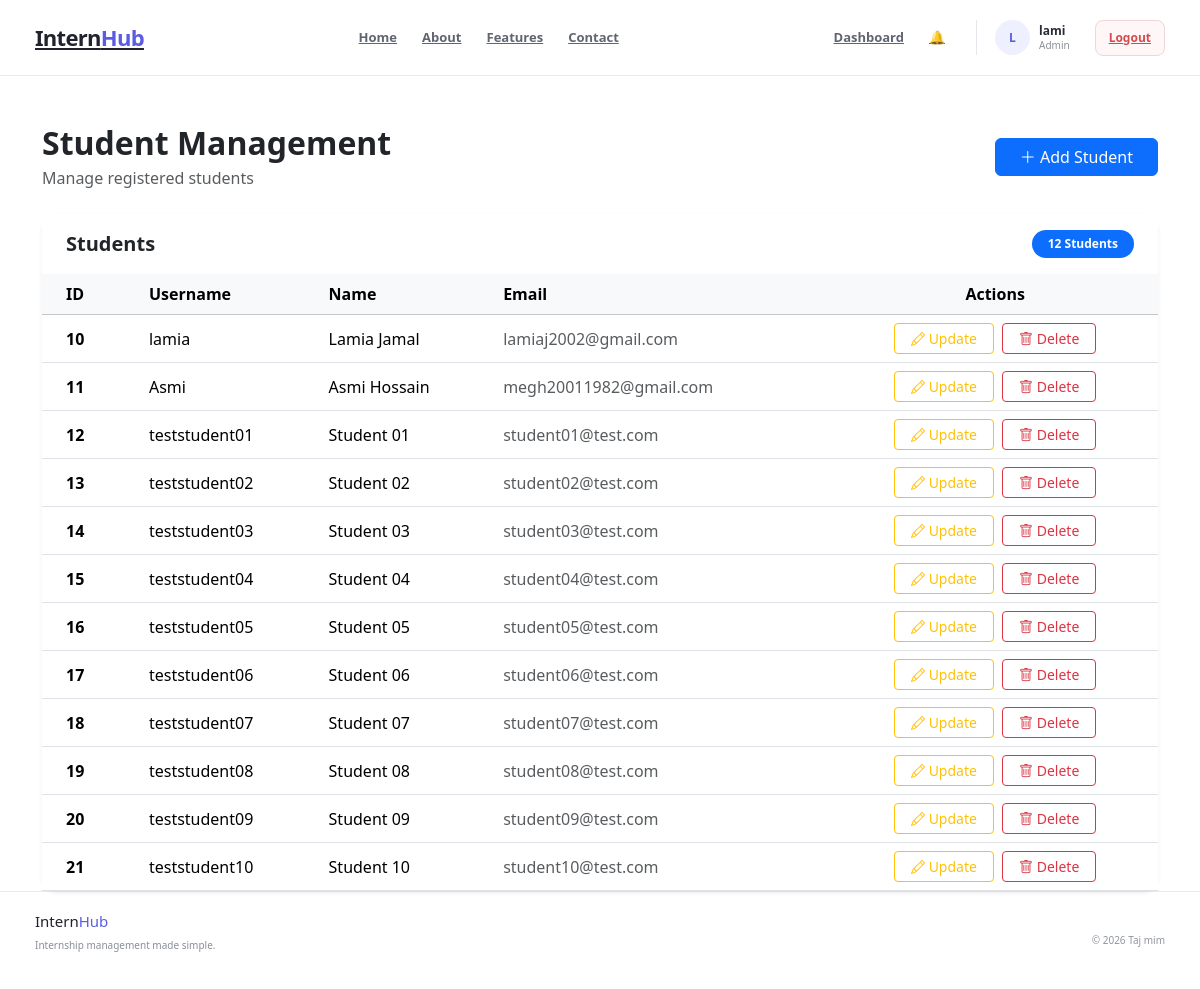
The page /admin-students/ (signed in) on the database its author committed.
### accounts/models.py (models this page shows, shortened)
class User(AbstractUser):
    class Role(models.TextChoices):
        STUDENT = "STUDENT", "Student"
        COMPANY = "COMPANY", "Company"
        ADMIN = "ADMIN", "Admin"
    email = models.EmailField(unique=True)
    role = models.CharField(
        max_length=20,
        choices=Role.choices,
        default=Role.STUDENT
    )
    objects = CustomUserManager()

### internship/views.py (the view)
# urls.py: path("admin-students/", views.student_list, name="student_list"),
@login_required
def student_list(request):
    if request.user.role != User.Role.ADMIN:
        return redirect("dashboard")
    students = User.objects.filter(
        role=User.Role.STUDENT
    ).order_by("id")
    return render(
        request,
        "student_list.html",
        {
            "students": students
        }
    )

### accounts/context_processors.py (called while the page is built)
def notifications(request):
    if not request.user.is_authenticated:
        return {
            "unread_notifications_count": 0,
            "nav_notifications": [],
        }
    user_notifications = Notification.objects.filter(
        user=request.user
    )
    return {
        "unread_notifications_count": user_notifications.filter(
            is_read=False
        ).count(),
        "nav_notifications": user_notifications[:5],
    }

### internship/templates/student_list.html (shortened to what this page needs)
{% extends "accounts/base.html" %}
{% block content %}
<link
    href="https://cdn.jsdelivr.net/npm/bootstrap@5.3.2/dist/css/bootstrap.min.css"
    rel="stylesheet"
>
<link
    href="https://cdn.jsdelivr.net/npm/bootstrap-icons@1.11.3/font/bootstrap-icons.min.css"
    rel="stylesheet"
>
<div class="container mt-5">
    <div class="d-flex justify-content-between align-items-center mb-4">
        <div>
            <h2 class="fw-bold mb-1">Student Management</h2>
            <p class="text-muted mb-0">
                Manage registered students
            </p>
        </div>
        <a href="{% url 'student_add' %}" class="btn btn-primary px-4">
            <i class="bi bi-plus-lg"></i>
            Add Student
        </a>
    </div>
    <div class="card border-0 shadow-sm rounded-4">
        <div class="card-header bg-white border-0 py-3 px-4">
            <div class="d-flex justify-content-between align-items-center">
                <h5 class="mb-0 fw-semibold">
                    Students
                </h5>
                <span class="badge bg-primary rounded-pill px-3 py-2">
                    {{ students|length }} Students
                </span>
            </div>
        </div>
        <div class="card-body p-0">
            <div class="table-responsive">
                <table class="table table-hover align-middle mb-0">
                    <thead class="table-light">
                        <tr>
                            <th class="px-4">ID</th>
                            <th>Username</th>
                            <th>Name</th>
                            <th>Email</th>
                            <th class="text-center">Actions</th>
                        </tr>
                    </thead>
                    <tbody>
                        {% for student in students %}
                        <tr>
                            <td class="px-4 fw-semibold">
                                {{ student.id }}
                            </td>
                            <td>
                                {{ student.username }}
                            </td>
                            <td>
                                <div class="fw-medium">
                                    {{ student.first_name }}
                                    {{ student.last_name }}
                                </div>
                            </td>
                            <td class="text-muted">
                                {{ student.email }}
                            </td>
                            <td class="text-center">
                                <a
                                    href="{% url 'student_edit' student.id %}"
                                    class="btn btn-sm btn-outline-warning me-1 px-3"
                                >
                                    <i class="bi bi-pencil"></i>
                                    Update
                                </a>
                                <form
                                    method="POST"
                                    action="{% url 'student_delete' student.id %}"
                                    class="d-inline"
                                >
                                    <button
                                        type="submit"
                                        class="btn btn-sm btn-outline-danger px-3"
                                        onclick="return confirm('Are you sure you want to delete this student?');"
                                    >
                                        <i class="bi bi-trash"></i>
                                        Delete
                                    </button>
                                </form>
                            </td>
                        </tr>
                        {% endfor %}
                    </tbody>
                </table>
            </div>
        </div>
    </div>
</div>
{% endblock %}

### accounts/templates/accounts/base.html (shortened to what this page needs)
{% load static %}
<!DOCTYPE html>
<html lang="en">
<head>
    <link  href="https://cdn.jsdelivr.net/npm/bootstrap@5.3.3/dist/css/bootstrap.min.css" rel="stylesheet">
    <link href="https://cdn.jsdelivr.net/npm/bootstrap@5.3.2/dist/css/bootstrap.min.css" rel="stylesheet">
    <link href="https://cdn.jsdelivr.net/npm/bootstrap-icons@1.11.3/font/bootstrap-icons.min.css" rel="stylesheet">
    <link rel="stylesheet" href="{% static 'accounts/css/style.css' %}">
</head>
<body>
<header class="navbar">
    <div class="navbar-container">
        <a
            href="{% url 'dashboard' %}"
            class="logo"
        >
            Intern<span>Hub</span>
        </a>
        <nav class="nav-links">
            {% if user.is_authenticated %}
                <a href="{% url 'job_list' %}">
                    Home
                </a>
            {% else %}
                <a href="{% url 'home' %}">
                    Home
                </a>
            {% endif %}
            <a href="{% url 'home' %}#about">
                About
            </a>
            <a href="{% url 'home' %}#features">
                Features
            </a>
            <a href="{% url 'home' %}#contact">
                Contact
            </a>
        </nav>
        {% if user.is_authenticated %}
            <nav class="nav-links">
                {% if user.role == "STUDENT" %}
                    <a href="{% url 'applicant_dashboard' %}">
                        Dashboard
                    </a>
                    <a onclick="openBookmarks()" style="cursor: pointer;">
                        🔖Bookmarks
                        ({{ bookmarks|length }})
                    </a>
                {% elif user.role == "COMPANY" %}
                    <a href="{% url 'company_dashboard' %}">
                        Dashboard
                    </a>
                {% elif user.role == "ADMIN" %}
                    <a href="{% url 'admin_dashboard' %}">
                        Dashboard
                    </a>
                {% endif %}
                <a
                    href="{% url 'notifications' %}"
                    class="nav-bell"
                    title="Notifications"
                >
                    🔔
                </a>
                <div class="nav-user">
                    <div class="nav-avatar">
                        {{ user.username|first|upper }}
                    </div>
                    <div class="nav-user-info">
                        <strong>
                            {{ user.username }}
                        </strong>
                        <span>
                            {{ user.role|title }}
                        </span>
                    </div>
                </div>
                <a
                    href="{% url 'logout' %}"
                    class="logout-button"
                >
                    Logout
                </a>
            </nav>
        {% endif %}
    </div>
</header>
<main>
    {% block content %}
    {% endblock %}
</main>
<footer class="footer">
    <div class="footer-container">
        <div>
            <h3>
                Intern<span>Hub</span>
            </h3>
            <p>
                Internship management made simple.
            </p>
        </div>
        <div class="footer-right">
            {% block footer_message %}
                © 2026 Taj mim
            {% endblock %}
        </div>
    </div>
</footer>
{% include "internship/bookmark_modal.html" %}
</body>
</html>

### static/accounts/css/style.css (style rules this page uses)
* { margin: 0; padding: 0; box-sizing: border-box; }
html { scroll-behavior: smooth; }
body { font-family: Inter, -apple-system, BlinkMacSystemFont, "Segoe UI", sans-serif; background: #f8f9fc; color: #20232d; line-height: 1.6; }
a { text-decoration: none; color: inherit; }
button, input { font-family: inherit; }
.navbar { width: 100%; height: 76px; background: #ffffff; border-bottom: 1px solid #e8eaf0; position: relative; z-index: 100; }
.navbar-container { width: 100%; max-width: 1180px; height: 100%; margin: 0 auto; padding: 0 25px; display: flex; align-items: center; justify-content: space-between; }
.logo { font-size: 22px; font-weight: 800; letter-spacing: -0.7px; color: #20232d; }
.logo span { color: #5b5ce2; }
.nav-links { display: flex; align-items: center; gap: 25px; }
.nav-links > a:not(.nav-button):not(.logout-button) { color: #606572; font-size: 13px; font-weight: 600; transition: 0.2s ease; }
.nav-bell { position: relative; display: inline-flex; align-items: center; justify-content: center; font-size: 1.2rem; margin-right: 6px; }
.nav-user { display: flex; align-items: center; gap: 9px; padding-left: 18px; border-left: 1px solid #e5e7ed; }
.nav-avatar { width: 35px; height: 35px; border-radius: 50%; display: flex; align-items: center; justify-content: center; background: #eef0ff; color: #5b5ce2; font-size: 12px; font-weight: 800; }
.nav-user-info { display: flex; flex-direction: column; gap: 0; }
.nav-user-info strong { color: #292c36; font-size: 12px; line-height: 1.3; }
.nav-user-info span { color: #8b8f99; font-size: 10px; text-transform: capitalize; line-height: 1.3; }
.logout-button { padding: 8px 13px; border: 1px solid #f0d6d6; border-radius: 8px; background: #fff7f7; color: #d34b4b !important; font-size: 12px !important; font-weight: 700 !important; transition: all 0.2s ease; }
main { min-height: calc(100vh - 150px); }
.footer { width: 100%; background: #ffffff; border-top: 1px solid #e8eaf0; }
.footer-container { max-width: 1180px; min-height: 75px; margin: 0 auto; padding: 20px 25px; display: flex; align-items: center; justify-content: space-between; }
.footer h3 { color: #20232d; font-size: 15px; }
.footer h3 span { color: #5b5ce2; }
.footer p { margin-top: 2px; color: #8a8e99; font-size: 10px; }
.footer-right { color: #9296a0; font-size: 10px; }

### rows shown on the page
User: username|first "L", username "lami", role "Admin"
User: id "10", username "lamia", first_name "Lamia", last_name "Jamal", email "lamiaj2002@gmail.com"
User: id "11", username "Asmi", first_name "Asmi", last_name "Hossain", email "megh20011982@gmail.com"
User: id "12", username "teststudent01", first_name "Student", last_name "01", email "student01@test.com"
User: id "13", username "teststudent02", first_name "Student", last_name "02", email "student02@test.com"
User: id "14", username "teststudent03", first_name "Student", last_name "03", email "student03@test.com"
User: id "15", username "teststudent04", first_name "Student", last_name "04", email "student04@test.com"
User: id "16", username "teststudent05", first_name "Student", last_name "05", email "student05@test.com"
User: id "17", username "teststudent06", first_name "Student", last_name "06", email "student06@test.com"
User: id "18", username "teststudent07", first_name "Student", last_name "07", email "student07@test.com"
User: id "19", username "teststudent08", first_name "Student", last_name "08", email "student08@test.com"
User: id "20", username "teststudent09", first_name "Student", last_name "09", email "student09@test.com"
User: id "21", username "teststudent10", first_name "Student", last_name "10", email "student10@test.com"

### other values the page prints
{{ students|length }} "12"
